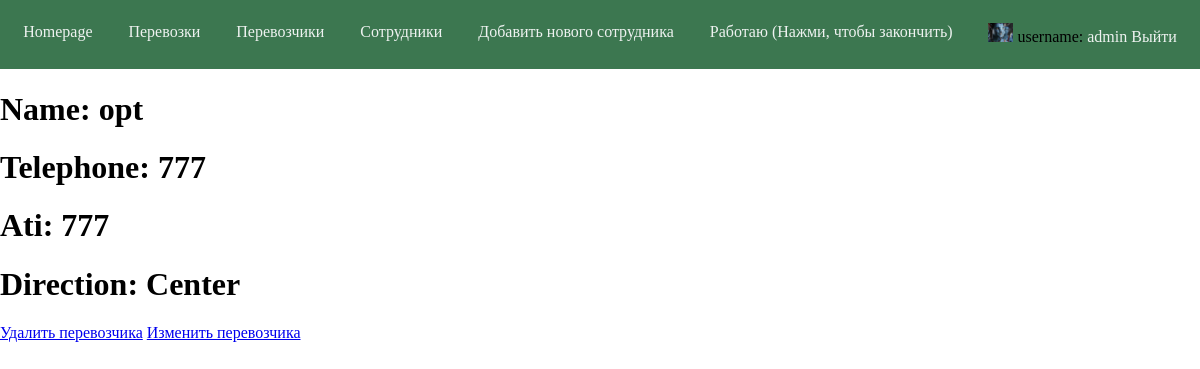
/allcar/car/9/ (signed in), run on the app's committed database.
### profiles/models.py (models this page shows, shortened)
class UserInformation(models.Model):
    profile = models.OneToOneField(User, primary_key=True, on_delete=models.CASCADE)
    name = models.CharField(max_length=20)
    surname = models.CharField(max_length=20)
    bio = models.TextField(max_length=250, blank=True)
    post = models.CharField(max_length=30, choices=POST_CHOICES, default='Стажер')
    status = models.BooleanField(default=False)
    profile_image = models.ImageField(
        upload_to='profile_images/',
        default='profile_images/default_profile.jpg',
        null=True,
        blank=True)

### list_trans/models.py (models this page shows, shortened)
class Carrier(models.Model):
    company_name = models.CharField(max_length=30)
    telephone = models.IntegerField(default=0)
    ati = models.IntegerField(default=0)
    direction = models.CharField(max_length=50)

### list_trans/views.py (the view)
# urls.py: path('allcar/car/<int:pk>/', detail_car, name='detail_car'),
def detail_car(request, pk):
    try:
        obj = Carrier.objects.get(id=pk)
    except Carrier.DoesNotExist:
        raise Http404
    return render(request, 'list_trans/onecar.html', {'single_obj' : obj})

### list_trans/templates/list_trans/onecar.html
{% extends "base.html" %}
{% block content %}
<h1>Name: {{ single_obj.company_name }}</h1>
<h1>Telephone: {{ single_obj.telephone }}</h1>
<h1>Ati: {{ single_obj.ati }}</h1>
<h1>Direction: {{ single_obj.direction }}</h1>
<a href=" /allcar/car/delete/{{ single_obj.id }}">Удалить перевозчика</a>
<a href=" /allcar/car/edit/{{ single_obj.id }}">Изменить перевозчика</a>
{% endblock %}

### templates/navbar.html (shortened to what this page needs)
<nav>
    <a href="/">Homepage</a>
    {% if user.is_authenticated %}
        <a href="/all_tasks/">Перевозки</a>
        <a href="/allcar/">Перевозчики</a>
        <a href="/list_users/">Сотрудники</a>
        {% if request.user.is_staff %}
        <a href="/register">Добавить нового сотрудника</a>
    {% endif %}
        {% if user.userinformation.status %}
            <a href="/working/{{ user.id }}/">Работаю (Нажми, чтобы закончить)</a>
        {% else %}
            <a href="/working/{{ user.id }}/">Не работаю (Нажми, чтобы начать)</a>
        {% endif %}
    {% endif %}
    <div class="nav-menu">
        {% if user.is_authenticated %}
            <img src="{{ user.userinformation.profile_image.url }}" alt="{{ user }} avatar" width="25">
            <span>username: <a href="/profile/{{ user.id }}">{{ user }}</a></span>
            <a href="/logout">Выйти</a>
        {% else %}
            <a href="/login">Войти</a>
        {% endif %}
    </div>
</nav>

### staticbase/css/style.css (style rules this page uses)
body { margin: 0; }
nav a { color: rgb(238, 242, 240); text-decoration: none; }
nav { padding: 1.45em; background-color: hsl(141, 33%, 35%); display: flex; justify-content: space-between; }

### data on the page
Carrier: company_name "opt", telephone "777", ati "777", direction "Center"

### other printed values
{{ user }} "admin"
